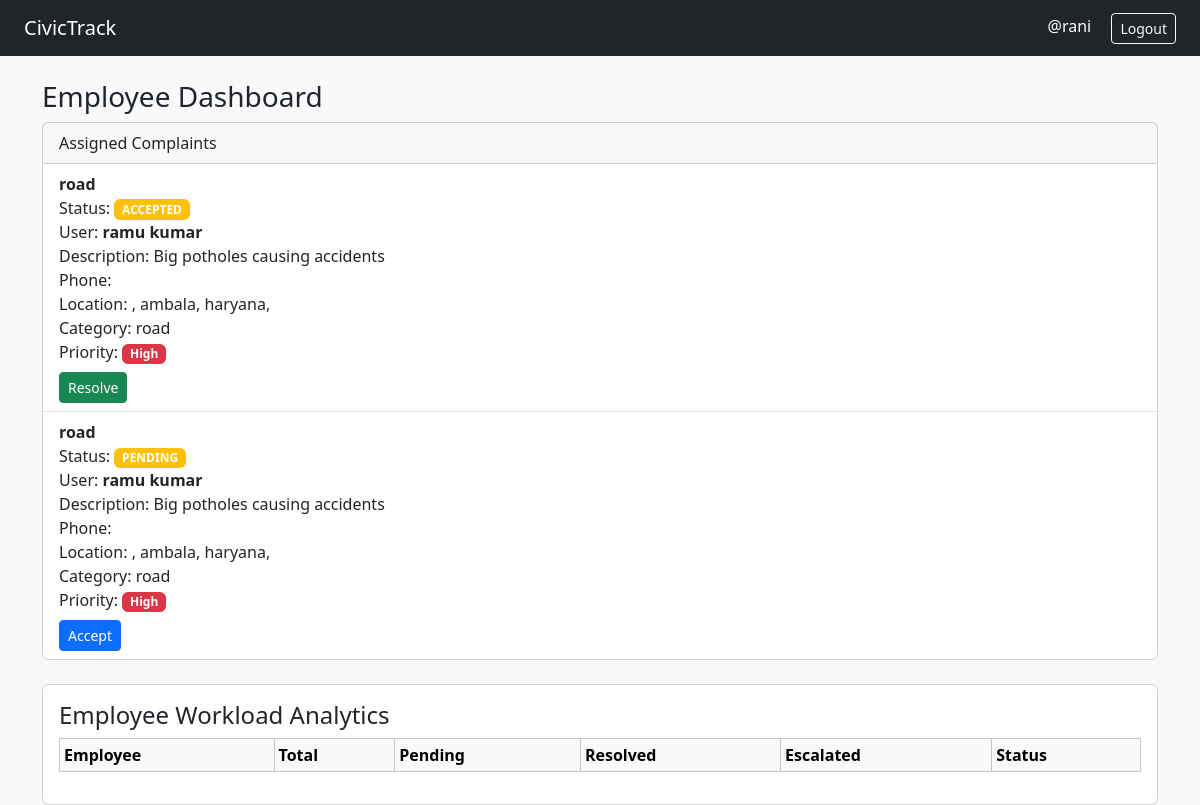
The page /dashboard/employee/ (signed in) on the database its author committed.
### complaints/models.py (models this page shows, shortened)
class User(AbstractUser):
    ROLE_CHOICES = (
        ('USER', 'user'),
        ('EMPLOYEE', 'employee'),
        ('ADMIN', 'admin'),
    )
    email = models.EmailField(unique=True)
    role = models.CharField(max_length=10, choices =ROLE_CHOICES, default='USER')
    department = models.ForeignKey('Department', on_delete=models.SET_NULL, null=True, blank=True)

class Complaint(models.Model):
    CATEGORY_CHOICES =[
        ('ROAD', 'road'),
        ('WATER', 'water'),
        ('ELECTRICITY', 'electricity'),
        ('SANITATION', 'sanitation'),
        ('GARBAGE', 'garbage'),
        ('general', 'general'),
    ]
    PRIORITY_CHOICES =[
        ('LOW', 'low'),
        ('MEDIUM', 'medium'),
        ('HIGH', 'high'),
    ]
    STATUS_CHOICES =(
        ('PENDING', 'pending'),
        ('ACCEPTED', 'accepted'),
        ('IN_PROGRESS', 'in_progress'),
        ('RESOLVED', 'resolved'),
    )
    user = models.ForeignKey(User, on_delete=models.CASCADE, related_name='complaints')
    department = models.ForeignKey(Department, on_delete=models.CASCADE)
    assigned_employee = models.ForeignKey(
        User,
        on_delete=models.SET_NULL,
        null=True,
        blank=True,
        related_name='assigned_complaints'
    )
    title = models.CharField(max_length=200)
    description = models.TextField()
    user_image = models.ImageField(upload_to='complaint_images/', blank=True, null=True)
    resolved_image = models.ImageField(upload_to='resolved_images/', blank=True, null=True)
    category = models.CharField(max_length=20, choices=CATEGORY_CHOICES, default='general')
    priority = models.CharField(max_length=10, choices=PRIORITY_CHOICES, default='MEDIUM')
    status = models.CharField(max_length=20, choices=STATUS_CHOICES, default='PENDING')
    created_at = models.DateTimeField(auto_now_add=True)
    updated_at = models.DateTimeField(auto_now=True)
    escalated = models.BooleanField(default=False)
    escalated_at = models.DateTimeField(null=True, blank=True)

class UserProfile(models.Model):
    user = models.OneToOneField(
        settings.AUTH_USER_MODEL,
        on_delete=models.CASCADE
    )
    full_name = models.CharField(max_length=100, blank=True, null=True)
    phone = models.CharField(max_length=15, blank=True, null=True)
    state = models.CharField(max_length=50, blank=True, null=True)
    city = models.CharField(max_length=50, blank=True, null=True)
    area = models.CharField(max_length=100, blank=True, null=True)
    pincode = models.CharField(max_length=10, blank=True, null=True)

### complaints/decorators.py (the view)
    def wrapper(request, *args, **kwargs):
        if request.user.role == 'EMPLOYEE':
            return view_func(request, *args, **kwargs)
            messages.error(requestt, 'Unauthorized access.')
            return redirect('login')

### complaints/views.py (called while the page is built)
@login_required
@employee_required
def employee_dashboard(request):
    priority_order = Case(
        When(priority='HIGH', then=1),
        When(priority='MEDIUM', then=2),
        When(priority='LOW', then=3),
        output_field=IntegerField(),
    )
    complaints = Complaint.objects.filter(
        assigned_employee=request.user
        ).annotate(
        priority_rank=priority_order
    ).order_by('priority_rank', '-created_at')
    return render(request, 'employee/dashboard.html', {'complaints': complaints})

### templates/employee/dashboard.html (shortened to what this page needs)
{% extends 'base.html' %}
{% block content %}
<h3>Employee Dashboard</h3>
<div class="card">
  <div class="card-header">Assigned Complaints</div>
  <ul class="list-group list-group-flush">
    {% for c in complaints %}
    <li class="list-group-item">
      <strong>{{ c.title }}</strong><br>
      Status:
      <span class="badge bg-warning">{{ c.status }}</span><br>
      User: <strong>{{ c.user.userprofile.full_name }}</strong><br>
      Description: {{ c.description }} <br>
      Phone: {{ c.user.userprofile.phone_number }} <br>
      Location:
      {{ c.user.userprofile.address }}, {{ c.user.userprofile.city }},
      {{ c.user.userprofile.state }}, {{ c.user.userprofile.Pincode }} <br>
      Category: {{ c.get_category_display }} <br>
      Priority:
      {% if c.priority == 'HIGH' %}
      <span class="badge bg-danger">High</span>
      {% elif c.priority == 'MEDIUM' %}
      <span class="badge bg-warning">Medium</span>
      {% else %}
      <span class="badge bg-success">Low</span>
      {% endif %}
      <br>
      {% if c.status == 'PENDING' %}
      <form method="post" action="{% url 'accept_complaint' c.id %}" class="mt-2">
        <button type="submit" class="btn btn-sm btn-primary">Accept</button>
      </form>
      {% elif c.status != 'RESOLVED' %}
      <form method="get" action="{% url 'resolve_complaint' c.id %}" class="mt-2">
        <button type="submit" class="btn btn-sm btn-success">
          Resolve
        </button>
      </form>
      {% else %}
      <span class="text-success">✔ Resolved</span>
      {% endif %}
    </li>
    {% endfor %}
  </ul>
</div>
<div class="card mt-4">
  <div class="card-body">
    <h4 class="card-title">Employee Workload Analytics</h4>
    <div class="table-responsive">
    <table class="table table-bordered table-sm">
      <thead class="table-light">
        <tr>
          <th>Employee</th>
          <th>Total</th>
          <th>Pending</th>
          <th>Resolved</th>
          <th>Escalated</th>
          <th>Status</th>
        </tr>
      </thead>
    </table>
    </div>
  </div>
</div>
{% endblock %}

### templates/base.html (shortened to what this page needs)
<!DOCTYPE html>
<html lang="en">
<head>
  <link href="https://cdn.jsdelivr.net/npm/bootstrap@5.3.2/dist/css/bootstrap.min.css" rel="stylesheet">
</head>
<body class="bg-light">
<nav class="navbar navbar-expand-lg navbar-dark bg-dark px-4">
  <a class="navbar-brand" href="#">CivicTrack</a>
  <div class="ms-auto">
    {% if request.user.is_authenticated %}
      <span class="text-white me-3">{{ request.user.username }}</span>
      <a href="{% url 'logout' %}" class="btn btn-outline-light btn-sm">Logout</a>
    {% endif %}
  </div>
</nav>
<div class="container mt-4">
  {% block content %}
  {% endblock %}
</div>
</body>
</html>

### rows shown on the page
User: user.username "@rani"
Complaint: title "road", status "ACCEPTED", user.userprofile.full_name "ramu kumar", description "Big potholes causing accidents", user.userprofile.city "ambala", user.userprofile.state "haryana", category "road", priority "High", shows "Resolve"
Complaint: title "road", status "PENDING", user.userprofile.full_name "ramu kumar", description "Big potholes causing accidents", user.userprofile.city "ambala", user.userprofile.state "haryana", category "road", priority "High", shows "Accept"
